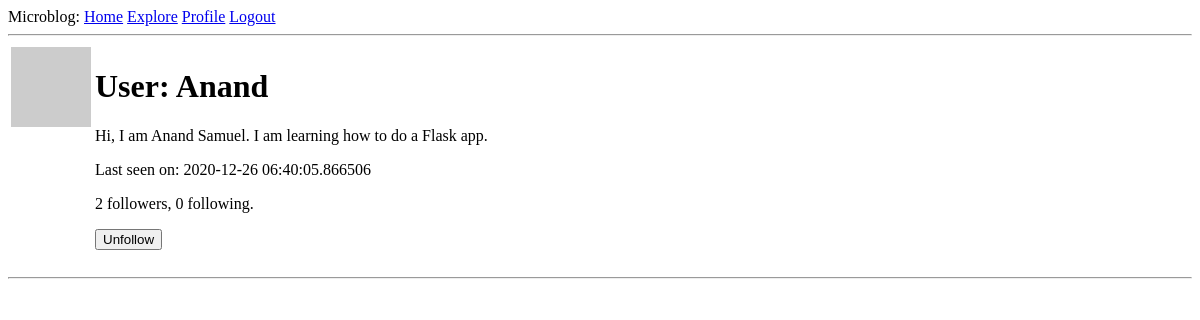
Page /user/Anand (signed in) on the earlier database version.
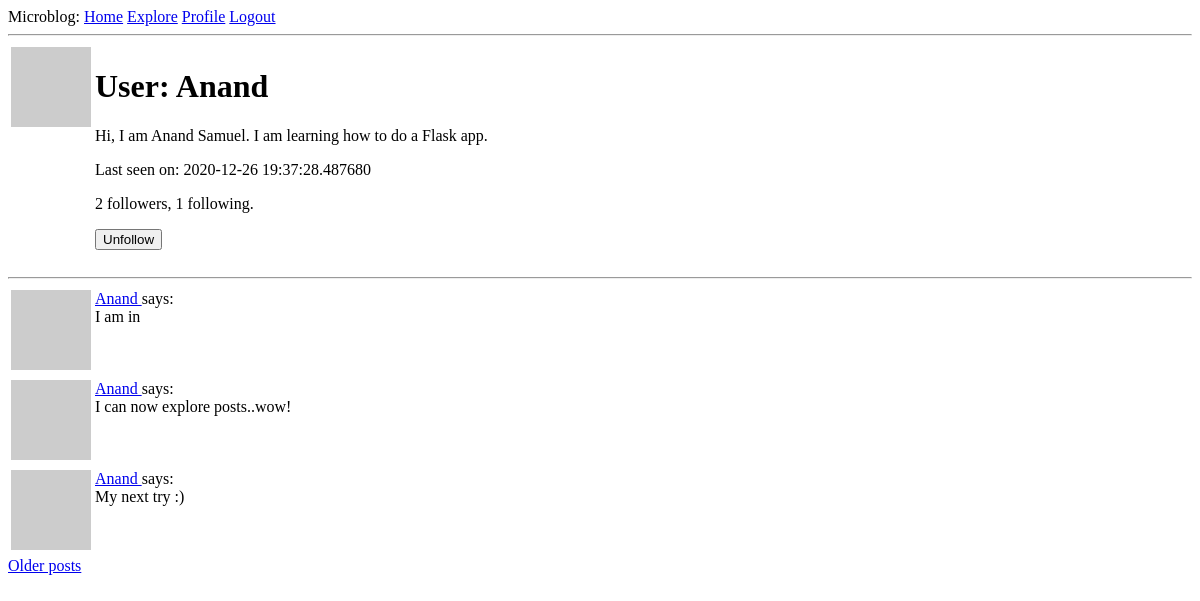
Same page on the later database version.
### application/models.py (models this page shows, shortened)
class User(UserMixin, db.Model):
    id = db.Column(
        db.Integer,
        primary_key = True
    )
    username = db.Column(
        db.String(120),
        index=True,
        unique=True
    )
    email = db.Column(
        db.String(120),
        index=True,
        unique=True
    )
    password_hash = db.Column(
        db.String(128)
    )
    posts = db.relationship(
        'Post',
        backref = 'author',
        lazy = 'dynamic'
    )
    about_me = db.Column(
        db.String(140)
    )
    last_seen = db.Column(
        db.DateTime,
        default=datetime.utcnow
    )
    followed = db.relationship(
        'User',
        secondary='followers',
        primaryjoin=(
            followers.c.follower_id == id
        ),
        secondaryjoin=(
            followers.c.followed_id == id
        ),
        backref=(
            db.backref(
                'followers',
                lazy='dynamic'
            )
        ),
        lazy='dynamic'
    )
    def avatar(self, size):
        digest = md5(self.email.lower().encode('utf-8')).hexdigest()
        return 'https://www.gravatar.com/avatar/{}?d=identicon&s={}'.format(digest,size)
    def is_following(self, user):
        return self.followed.filter(
            followers.c.followed_id == user.id
        ).count() > 0

class Post(db.Model):
    id = db.Column(
        db.Integer,
        primary_key=True
    )
    body = db.Column(
        db.String(140)
    )
    timestamp = db.Column(
        db.DateTime,
        index=True,
        default=datetime.utcnow
    )
    user_id = db.Column(
        db.Integer,
        db.ForeignKey('user.id')
    )

### application/routes.py (the view)
@app.route('/user/<username>')
@login_required
def user(username):
    user = User.query.filter_by(username=username).first_or_404()
    page = request.args.get('page', 1, type=int)
    posts = user.posts.order_by(Post.timestamp.desc()).paginate(
        page, app.config['POSTS_PER_PAGE'], False
    )
    if posts.has_next:
        next_url = url_for('user', username=user.username, page=posts.next_num)
    else:
        next_url = None
    if posts.has_prev:
        prev_url = url_for('user', username=user.username, page=posts.prev_num)
    else:
        prev_url = None
    form = EmptyForm()
    return render_template('user.html', user=user, posts=posts.items, form=form,
        next_url=next_url,
        prev_url=prev_url
    )

### application/forms.py
class EmptyForm(FlaskForm):
    submit = SubmitField('Submit')

### application/models.py (called while the page is built)
@login.user_loader
def load_user(id):
    return User.query.get(int(id))

### application/routes.py (called while the page is built)
@app.before_request
def before_request():
    if current_user.is_authenticated:
        current_user.last_seen = datetime.utcnow()
        db.session.commit()

### application/templates/user.html (shortened to what this page needs)
{% extends 'base.html' %}
{% block app_content %}
    <table>
        <tr valign="top">
            <td>
                <img src="{{ user.avatar(128) }}">
            </td>
            <td>
                <h1>
                    User: {{ user.username }}
                </h1>
                {% if user.about_me %}
                    <p>
                        {{ user.about_me }}
                    </p>
                {% endif %}
                {% if user.last_seen %}
                    <p>
                        Last seen on: {{ user.last_seen }}
                    </p>
                {% endif %}
                <p>
                    {{ user.followers.count() }} followers, {{ user.followed.count() }} following.
                </p>
                {% if user == current_user %}
                    <p>
                        <a href="{{ url_for('edit_profile') }}">Edit your profile</a>
                    </p>
                {% else %}
                    <p>
                        <form action="{{ url_for('unfollow', username=user.username) }}" method="POST">
                            {{ form.submit(value="Unfollow") }}
                        </form>
                    </p>
                {% endif %}
            </td>
        </tr>
    </table>
    <hr>
    {% for post in posts %}
        {% include '_post.html' %}
    {% endfor %}
    {% include '_paginate.html' %}
{% endblock app_content %}

### application/templates/_post.html
<table>
    <tr valign="top">
        <td>
            <img src="{{ post.author.avatar(36) }}">
        </td>
        <td>
            <a href="{{ url_for('user', username=post.author.username) }}">
                {{ post.author.username }}
            </a> says: <br> {{ post.body }}
        </td>
    </tr>
</table>

Differences in the rows shown:
changed User "Anand": last_seen "2020-12-26 06:40:05.866506" → "2020-12-26 19:37:28.487680"
added Post: author.username "Anand", body "I am in"
added Post: author.username "Anand", body "I can now explore posts..wow!"
added Post: author.username "Anand", body "My next try :)"
Other differences:
{{ user.followed.count() }}: "0" → "1"
text now shown: "Older posts"
